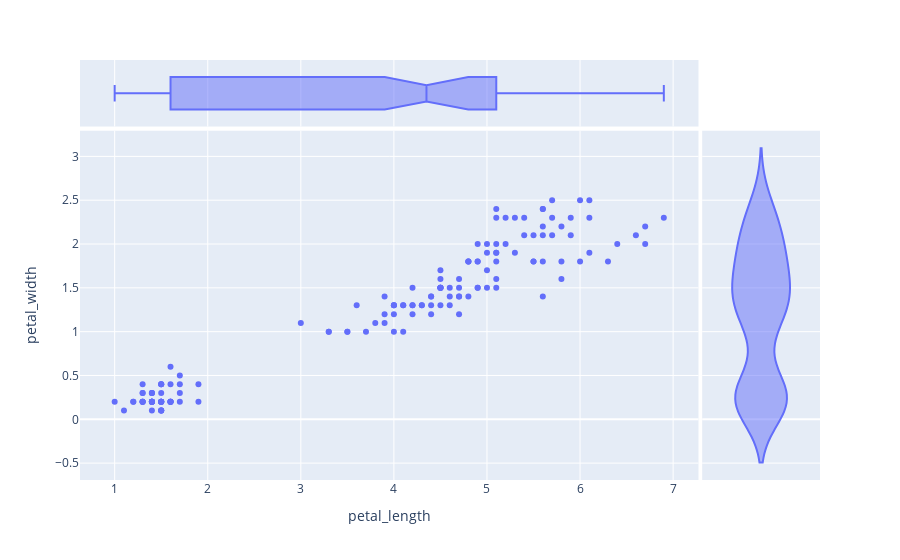

The notebook cell this image was saved under:
### Code cell
fig = px.scatter(iris,x='petal_length',y='petal_width',
                 marginal_x='box',
                 marginal_y='violin')
fig.show()

### Figure 1 — Plotly figure (JSON) as saved in the notebook; plotly's stock layout.template omitted (floating-point values rounded to 4 significant figures; data arrays with more than 128 entries replaced by an {"elided": "..."} marker saying what was removed)
{"data": [{"hovertemplate": "petal_length=%{x}<br>petal_width=%{y}<extra></extra>", "legendgroup": "", "marker": {"color": "#636efa", "symbol": "circle"}, "mode": "markers", "name": "", "orientation": "v", "showlegend": false, "type": "scatter", "x": {"elided": "150 float values"}, "xaxis": "x", "y": {"elided": "150 float values"}, "yaxis": "y"}, {"alignmentgroup": "True", "hovertemplate": "petal_length=%{x}<extra></extra>", "legendgroup": "", "marker": {"color": "#636efa", "symbol": "circle"}, "name": "", "notched": true, "offsetgroup": "", "showlegend": false, "type": "box", "x": {"elided": "150 float values"}, "xaxis": "x3", "yaxis": "y3"}, {"alignmentgroup": "True", "hovertemplate": "petal_width=%{y}<extra></extra>", "legendgroup": "", "marker": {"color": "#636efa", "symbol": "circle"}, "name": "", "offsetgroup": "", "scalegroup": "y", "showlegend": false, "type": "violin", "xaxis": "x2", "y": {"elided": "150 float values"}, "yaxis": "y2"}], "layout": {"legend": {"tracegroupgap": 0}, "margin": {"t": 60}, "xaxis": {"anchor": "y", "domain": [0, 0.8358], "title": {"text": "petal_length"}}, "xaxis2": {"anchor": "y2", "domain": [0.8408, 1], "matches": "x2", "showgrid": false, "showline": false, "showticklabels": false, "ticks": ""}, "xaxis3": {"anchor": "y3", "domain": [0, 0.8358], "matches": "x", "showgrid": true, "showticklabels": false}, "xaxis4": {"anchor": "y4", "domain": [0.8408, 1], "matches": "x2", "showgrid": false, "showline": false, "showticklabels": false, "ticks": ""}, "yaxis": {"anchor": "x", "domain": [0, 0.8316], "title": {"text": "petal_width"}}, "yaxis2": {"anchor": "x2", "domain": [0, 0.8316], "matches": "y", "showgrid": true, "showticklabels": false}, "yaxis3": {"anchor": "x3", "domain": [0.8416, 1], "matches": "y3", "showgrid": false, "showline": false, "showticklabels": false, "ticks": ""}, "yaxis4": {"anchor": "x4", "domain": [0.8416, 1], "matches": "y3", "showgrid": true, "showline": false, "showticklabels": false, "ticks": ""}}}
